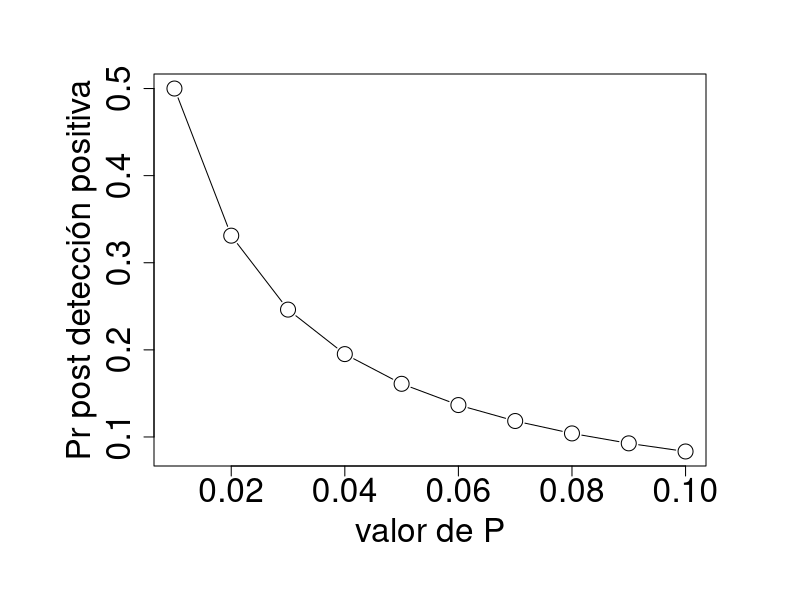
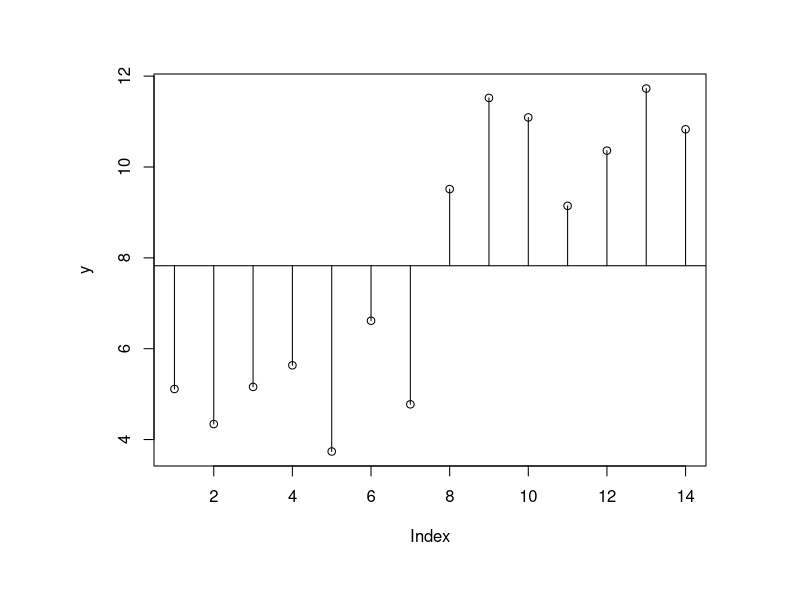
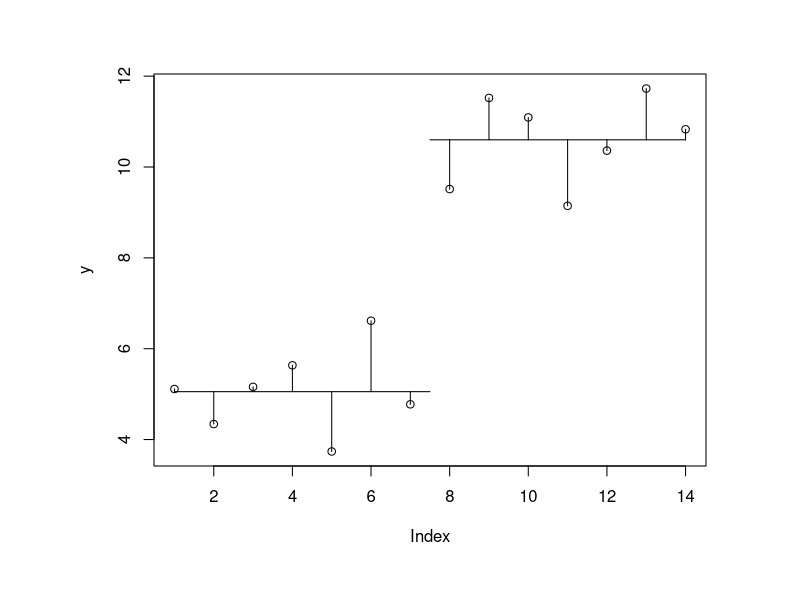
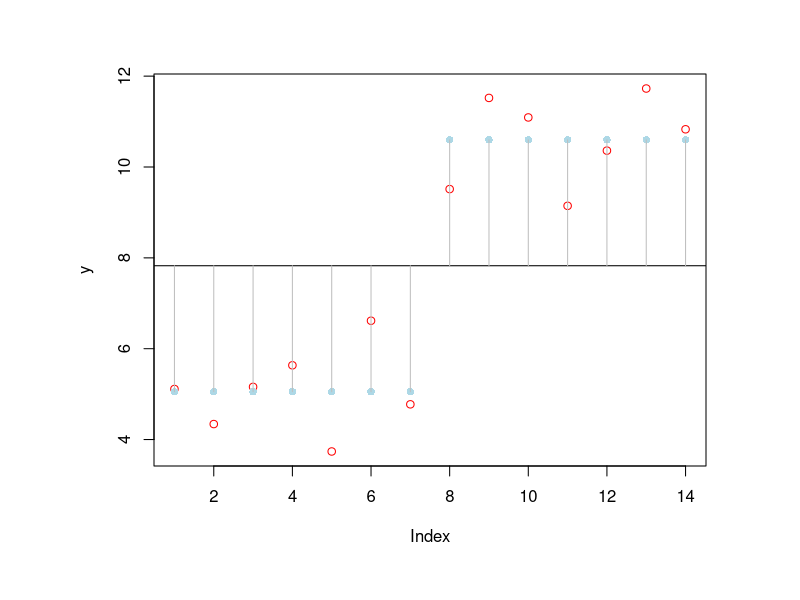

Source code (R) for these figures, in order:
## ---- chunk 1
Pr_positivo_vampiro <- 0.95 
Pr_positivo_Mortal <- 0.01 
Pr_vampiro <- 0.001 
## ---- chunk 2
Pr_positivo <- Pr_positivo_vampiro * Pr_vampiro + Pr_positivo_Mortal * (1 - Pr_vampiro) 

Pr_vampiro_positivo <- (Pr_positivo_vampiro * Pr_vampiro) / Pr_positivo

round(Pr_vampiro_positivo, 3)
## ---- chunk 3
Pr_posterior_hallazgo_verdadero <- (0.95 * 0.01) / ((0.95 * 0.01) + (0.05 * (1-0.01)))
Pr_posterior_hallazgo_verdadero
## ---- chunk 4
ciencia <- function (pr_pos_verdadero = 0.95, pr_verdadero = 0.01)
{
    pr_falso <- 1 - pr_verdadero
    pr_pos_falso <- 1 - pr_pos_verdadero

    pr_verdadero_pos <- pr_pos_verdadero * pr_verdadero / (pr_pos_verdadero * pr_verdadero + pr_pos_falso*pr_falso)

    return(pr_verdadero_pos)
}
## ---- chunk 5
# Elegimos una serie de valores de interés
valores_de_interés <- seq(0.9, 0.99, 0.01)

# Creamos un espacio de memoria vacío para anotar ahí los cálculos
resultados <- data.frame(numeric(0), numeric(0))
for (pr in valores_de_interés) 
    resultados <- rbind(resultados, c(pr, ciencia(pr, 0.01)))

names(resultados) <- c("p_error", "p_post")
## ---- chunk 6
# Área de graficación. mar() para el margen. oma() alrededor del margen.
par(oma=c(2,3,1,2)) # abajo=2, izq=3, arriba=1, der=2
par(mar=c(4,4,2,2) + 0.7)

# Tamaño de la gráfica
options(repr.plot.width = 15, repr.plot.height = 5)

# Gráfica
plot(x = 1 - resultados$p_error, y = resultados$p_post,
     type = "b", xlab = "valor de P", ylab = "Pr post detección positiva", cex = 2, 
     cex.axis  = 2, cex.lab = 2)
## ---- chunk 7
pf(198.50, 1, 2, lower.tail=F)
pt(sqrt(198.50), 2, lower.tail = F)*2
## ---- chunk 8
anova.data <- data.frame(y=c(rnorm(7, 5.4, 1), rnorm(7, 10.8, 1)))
anova.data$f <- factor(rep(c("a", "b"), each = 7))  

## ---- chunk 9
attach(anova.data)
## ---- chunk 10
plot(y)
abline(mean(y), 0)
for (i in 1:length(y)) lines (c(i,i), c(mean(y), y[i]))
## ---- chunk 11
dist_med_y <- sum(abs(y - mean(y)))
dist_med_y
## ---- chunk 12
means <- tapply(y, f, mean)
means
## ---- chunk 13
plot(y)
lines(c(1, 7.5), c(means[1], means[1]))
lines(c(7.5, 14), c(means[2], means[2]))
for (i in 1:7 ) lines (c(i,i), c(means[1], y[i]))
for (i in 8:14) lines (c(i,i), c(means[2], y[i]))
## ---- chunk 14
dist_med_s <- sum(m1=sum(abs(y[1:7] - means[1])), m2=sum(abs(y[7:14] - means[2])))
dist_med_s
## ---- chunk 15
suma_trazos_vert_2 <- means[1] - y
## ---- chunk 16
modelo <- lm(y ~ f) # ¿qué estoy haciendo aquí?
plot (y, col = "red")
abline (mean(y), 0)
points(predict(modelo), pch = 16, col = "lightblue")
for (i in 1:14) lines(c(i, i), c(mean(y), predict(modelo)[i]), col = "gray")
## ---- chunk 17
detach(anova.data)
